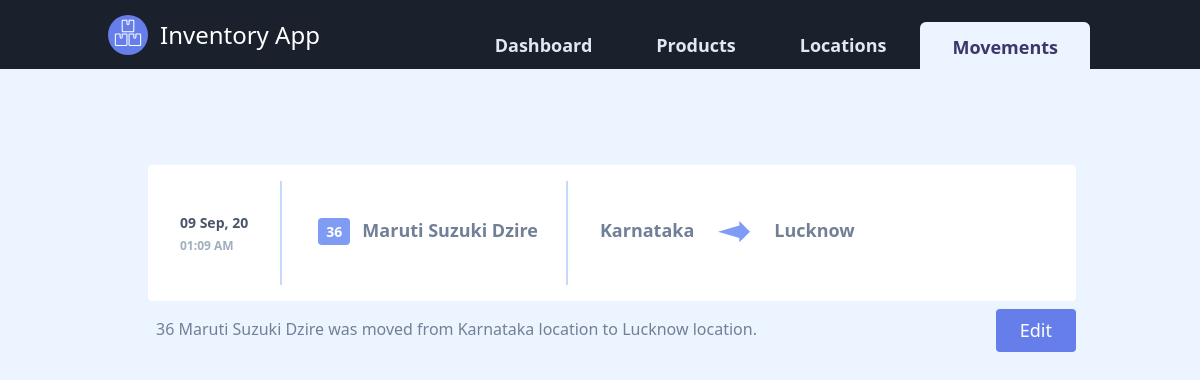
The page /movement/5/36 on the database as committed earlier.
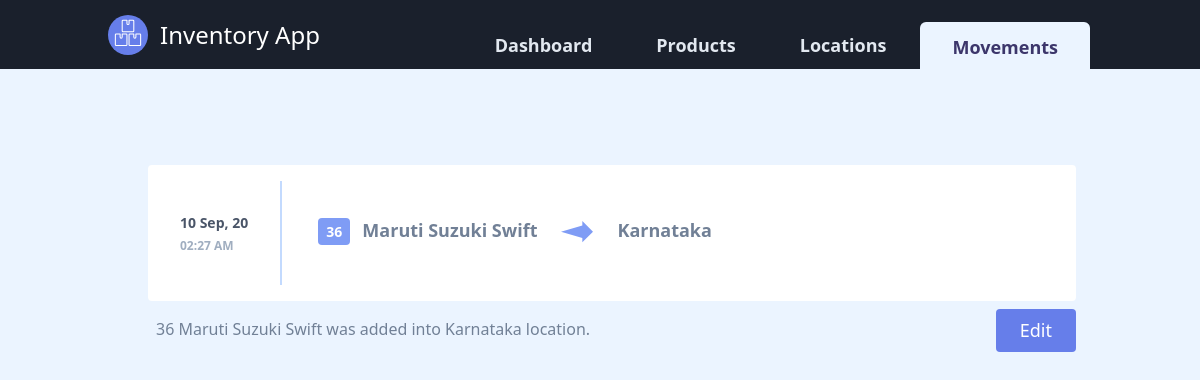
The same page on the database as committed later.
### inventory/models.py (models this page shows, shortened)
class StaticMovement(db.Model):
    movement_id = db.Column(db.Integer, primary_key=True)
    timestamp = db.Column(db.DateTime, nullable=False, default=datetime.now())
    from_location = db.Column(db.String(20), db.ForeignKey('location.location_id'))
    to_location = db.Column(db.String(20), db.ForeignKey('location.location_id'))
    product_id = db.Column(db.Integer, db.ForeignKey('product.product_id'), nullable=False)
    qty = db.Column(db.Integer, nullable=False)

class Product(db.Model):
    product_id = db.Column(db.Integer, primary_key=True)
    product_name = db.Column(db.String(20), unique=True, nullable=False)
    product_description = db.Column(db.String(200), nullable=False, default='This is a default description for product, please update the product with a brief description')
    product_image_file = db.Column(db.String(20), nullable=False, default='default-cars.jpeg')

### inventory/movements/routes.py (the view)
@movements_bp.route("/movement/<int:movement_id>")
@movements_bp.route("/movement/<int:movement_id>/<int:qty>")
def movement(movement_id, qty=None):
    movement = StaticMovement.query.get_or_404(movement_id)
    products = Product.query
    return render_template('movement.html', title='Update Moved Product', movement=movement, products=products, qty=qty, label='Movement')

### inventory/templates/movement.html
{% extends "layout.html" %}
{% block content %}
<section class="text-gray-700 body-font">
    <div class="container mx-auto px-12 py-24 md:flex-row flex-col items-center">
        <a class="flex w-full bg-white mx-3 mb-1 rounded py-2 md:p-4" href="{{ url_for('movements_bp.movement', movement_id=movement.movement_id) }}">
            <div class="self-center p-2 sm:py-4 sm:p-8 md:pl-4 flex-row border-indigo-200">
                <div class="mb-1 font-semibold text-xs sm:text-sm">{{ movement.timestamp.strftime('%d %b, %y') }}</div>
                <div class="text-gray-500 font-bold text-xs ">{{ movement.timestamp.strftime('%H:%M %p') }}</div>
            </div>
            <div class="border-r-2 border-indigo-200 mr-3 sm:mr-0 my-2 md:my-0"></div>
            <div class="flex-1 sm:py-4 sm:px-6">
                <div class= "text-gray-600 py-1 sm:py-2 sm:flex">
                    <div class="mx-2 sm:mx-0 p-2 sm:p-3 border-b-2 border-indigo-200 sm:border-b-0">
                        <span class="rounded text-white bg-indigo-400 py-1 px-2 text-xs sm:text-sm font-bold mr-2">{% if qty == None %}{{ movement.qty }}{% else %}{{ qty }}{% endif %}</span>
                        <span class="font-semibold text-sm sm:text-lg">{{ products.get(movement.product_id).product_name }}</span>
                    </div>
                    <div class="border-r-2 ml-4 border-indigo-200 mr-3 hidden sm:block sm:-my-4 md:-my-6 {% if not movement.from_location or not movement.to_location %} sm:hidden {% endif %}"></div>
                    <div class="flex p-3 {% if not movement.to_location %} flex-row-reverse float-left {% endif %}">
                        <span class="font-semibold text-sm sm:text-lg mr-2 md:ml-2 md:mr-6 {% if not movement.from_location %} hidden {% endif %}">{{ movement.from_location }}
                        </span>
                        <span class="inline-block {% if not movement.to_location %} mr-4 {% endif %}">
                            <svg class="fill-current text-indigo-400 h-6 w-6 sm:h-8 sm:w-8" {% if not movement.to_location %} transform="rotate(180)" {% endif %}  viewBox="0 1 24 24">
                                <path d="M16 7.328V4l8 8-8 8v-3.328L0 12z"/>
                            </svg>
                        </span>
                        <span class="font-semibold text-sm sm:text-lg mx-2 md:ml-6 {% if not movement.to_location %} hidden {% endif %}">{{ movement.to_location }}</span>
                    </div>
                </div>
            </div>
        </a>
        <div class="flex justify-between ml-3 -mr-3 mt-2">
            <div class="p-2 text-gray-600">
                {% if qty == None %}{{ movement.qty }}{% else %}{{ qty }}{% endif %} {{ products.get(movement.product_id).product_name }} was
                {% if movement.from_location and movement.to_location %}
                    moved from {{ movement.from_location }} location to {{ movement.to_location }} location.
                {% elif not movement.from_location %}
                    added into {{ movement.to_location }} location.
                {% elif not movement.to_location %}
                    removed from {{ movement.from_location }} location.
                {% endif %}
            </div>
            <div class="flex content-end">
                <a href="{{ url_for('movements_bp.update_movement', movement_id=movement.movement_id) }}" class="inline-flex self-center text-white bg-indigo-500 border-0 py-2 px-6 focus:outline-none hover:bg-indigo-600 rounded text-lg cursor-pointer">Edit</a>
            </div>
        </div>
    </div>
</section>
{% endblock content %}

Rows that differ between the two databases and show on the page:
no longer on this page (row edited): Product: get "Maruti Suzuki Dzire"
changed StaticMovement "Karnataka": timestamp "09 Sep, 20" → "10 Sep, 20"; timestamp "01:09 AM" → "02:27 AM"; to_location "Lucknow" → "Karnataka"; from_location "Karnataka" → (not shown)
now on this page (row edited): Product: get "Maruti Suzuki Swift"
Other text that changed with them:
text no longer shown: "moved from location to"
text now shown: "added into"
